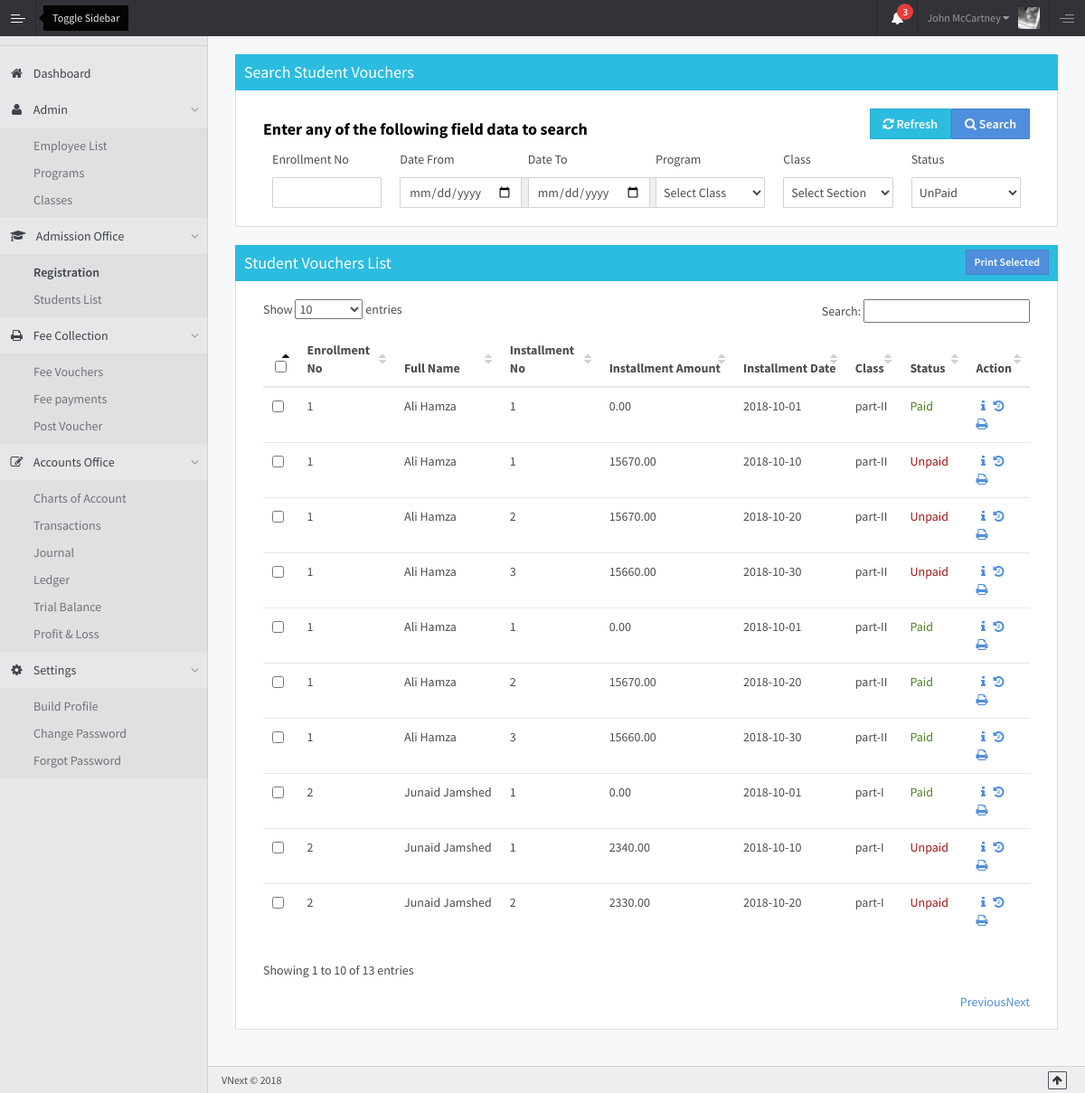
/ilm/index.php/vouchers, run on the app's committed database.
### tables this page shows
CREATE TABLE `paid_fee` (
  `id` int(11) NOT NULL,
  `enrollment_id` int(11) NOT NULL,
  `classId` int(11) NOT NULL,
  `sectionId` int(11) NOT NULL,
  `installment_no` int(11) NOT NULL,
  `fee_amount` decimal(13,2) NOT NULL,
  `status` int(11) NOT NULL COMMENT '0= unpaid, 1 = paid',
  `installment_date` date NOT NULL,
  `pay_date` timestamp NOT NULL DEFAULT CURRENT_TIMESTAMP,
  `created_by` int(11) NOT NULL,
  `edited_by` int(11) NOT NULL,
  `delete_status` int(11) NOT NULL DEFAULT '0' COMMENT '0 = not_deleted, 1 = soft_deleted'
);

CREATE TABLE `enrollment` (
  `id` int(11) NOT NULL,
  `enrollment_date` timestamp NOT NULL DEFAULT CURRENT_TIMESTAMP,
  `class_id` int(11) NOT NULL,
  `section_id` int(11) NOT NULL,
  `study_medium` int(11) NOT NULL,
  `roll_no` varchar(255) NOT NULL,
  `pic` text NOT NULL,
  `created_at` timestamp NOT NULL DEFAULT CURRENT_TIMESTAMP,
  `updated_at` timestamp NOT NULL DEFAULT CURRENT_TIMESTAMP,
  `created_by` int(11) NOT NULL,
  `edited_by` int(11) NOT NULL,
  `status` int(11) NOT NULL DEFAULT '1' COMMENT '0 = old, 1 = active, 2 = suspend, 3 = leave'
);

CREATE TABLE `personal_details` (
  `id` int(11) NOT NULL,
  `enrollment_id` int(11) NOT NULL,
  `first_name` varchar(255) NOT NULL,
  `last_name` varchar(255) NOT NULL,
  `gender` int(11) NOT NULL,
  `dob` date NOT NULL,
  `religion` int(11) NOT NULL,
  `blood_group` varchar(10) NOT NULL,
  `caste` varchar(50) NOT NULL,
  `bform_or_cnic_no` varchar(50) NOT NULL
);

CREATE TABLE `classes` (
  `id` int(11) NOT NULL,
  `title` varchar(50) NOT NULL,
  `program_id` int(11) NOT NULL
);

### ilm/application/controllers/Vouchers.php (called while the page is built, shortened)
<?php
class Vouchers extends CI_Controller
{
    public function __construct()
    {
        $this->load->model('Vouchers_model');
        $this->load->model('admin_model');
        $this->load->model('Accounts_model');
    }
    public function index()
    {
        $data = array(
            'title' => 'ILM |Fee Voucher',
            'view' => 'vouchers/vouchersList',
            'vouchers' => $this->Vouchers_model->getVouchers(),
        );
        $this->load->view('masterLayouts/admin',$data);
    }
}

### ilm/index.php (called while the page is built, shortened)
<?php
require_once BASEPATH.'core/CodeIgniter.php';

### ilm/application/models/Vouchers_model.php (called while the page is built, shortened)
<?php
class Vouchers_model extends CI_Model
{
    public function getVouchers()
    {
        $q = $this->db->select('
            enrollment.*,
            personal_details.*,
            paid_fee.*,
            paid_fee.id as vocher_id,
            classes.*,
            classes.title as classTitle,
            enrollment.id as enrollmentId,
            paid_fee.id as paidFeeId
        ')
            ->from('paid_fee')
            ->join('enrollment','enrollment.id = paid_fee.enrollment_id')
            ->join('personal_details','enrollment.id = personal_details.enrollment_id')
            ->join('classes', 'classes.id = paid_fee.classId')
            ->get();
        return $q->result();
    }
}

### ilm/application/views/vouchers/vouchersList.php (the view, shortened to what this page needs)
<link href='<?php echo base_url();?>assets/plugins/datatables/dataTables.css' rel='stylesheet' type='text/css' media='all' id='headerswitcher'>
<div class="container">
    <div class="panel panel-info">
        <div class="panel-heading ">
            <h4>Search Student Vouchers</h4>
        </div>
        <div class="panel-body">
            <div class="col-sm-12">
                <form action="/Admission/Fee" class="" method="get" novalidate="novalidate">                    <div class="mb5 clearfix">
                        <h4 class="pull-left"><strong>Enter any of the following field data to search</strong></h4>
                        <button type="submit" class="btn btn-primary pull-right"><span class="fa fa-search"></span>  Search</button>
                        <a href="<?php echo base_url();?>vouchers" data-toggle="tooltip" title="Refresh Search"
                           class="pull-right btn
                        btn-info"><i
                                    class="fa fa-refresh" aria-hidden="true"></i> Refresh</a>
                    </div>
                    <div class="form-group">
                        <div class="col-sm-2">
                            <label for="EnrollmentNo">Enrollment No</label>
                            <input class="form-control" name="enrollment_id" type="text">
                        </div>
                        <div class="col-sm-2">
                            <label class="control-label" for="DateFrom">Date From</label>
                            <div class="input-group date">
                                <input type="date" class="form-control" name="">
                                <span class="input-group-addon"><i class="fa fa-calendar"></i></span>
                            </div>
                        </div>
                        <div class="col-sm-2">
                            <label class="control-label" for="DateTo">Date To</label>
                            <div class="input-group date">
                                <input class="form-control" name="DateTo" type="date">
                                <span class="input-group-addon"><i class="fa fa-calendar"></i></span>
                            </div>
                        </div>
                        <div class="col-sm-2">
                            <label for="ClassId">Program</label>
                            <select class="form-control" id="" name="ProgramId"><option value="">Select
                                    Class</option>
                            </select>
                        </div>
                        <div class="col-sm-2">
                            <label for="SectionId">Class</label>
                            <select class="form-control" id="ddlSection" name="SectionId"><option value="">Select Section</option>
                            </select>                        </div>
                        <div class="col-sm-2">
                            <label for="Status">Status</label>
                            <select class="form-control" data-val="true" data-val-number="The field Status must be a number." id="Status" name="Status"><option selected="selected" value="0">UnPaid</option>
                            </select>
                        </div>
                    </div>
                </form>
            </div>
        </div>
    </div>
    <div class="panel panel-info">
        <div class="panel-heading">
            <h4>Student Vouchers List</h4>
            <input style="margin-top:5px;" class="btn btn-primary btn-sm pull-right" id="btnPrintsel" value="Print Selected" type="button">
        </div>
        <div class="panel-body std-panel infinite-scroll">
            <div class="std-detail clearfix">
                <div class="col-sm-12">
                    <div class="">
                        <table class="table table-responsive" id="vouchersList" >
                            <thead>
                            <tr>
                                <th class="text-center">
                                    <input id="checkAll" type="checkbox">
                                </th>
                                <th>Enrollment No</th>
                                <th>Full Name</th>
                                <th>Installment No</th>
                                <th>Installment Amount</th>
                                <th>Installment Date</th>
                                <th>Class</th>
                                <th>Status</th>
                                <th>Action</th>
                            </tr>
                            </thead>
                            <tbody>
                            <?php foreach ($vouchers as $voucher): ?>
                                <tr>
                                    <td class="text-center hdns">
                                        <input class="checkbox chkbulk" name="printChkBox" type="checkbox" value="<?php echo $voucher->enrollmentId."_".$voucher->installment_no."_".$voucher->vocher_id;?>">
                                    </td>
                                    <td><?php echo $voucher->enrollmentId ;?></td>
                                    <td><?php echo $voucher->first_name .' '.$voucher->last_name  ;?></td>
                                    <td><?php echo $voucher->installment_no ;?></td>
                                    <td><?php echo $voucher->fee_amount ;?></td>
                                    <td><?php echo $voucher->installment_date ;?></td>
                                    <td><?php echo $voucher->classTitle ;?></td>
                                    <td>
                                        <?php
                                        if ($voucher->status == 1)
                                        {
                                            echo '<p class="text-success">Paid</p>';
                                        }
                                        else
                                        {
                                            echo '<p class="text-danger">Unpaid</p>';
                                        }
                                        ;?>
                                    </td>
                                    <td>
                                        <a href="<?php echo base_url().'vouchers/details/'. $voucher->vocher_id ;?>"
                                           style="margin-top:2px" class="fa fa-info"
                                           title="Details"> </a>
                                        <a href="<?php echo base_url().'vouchers/feePackageAndHistory/'.
                                            $voucher->enrollmentId ;?>"
                                           style="margin-top:2px"
                                           class="fa fa-history"
                                           title="Fee History"> </a>
                                        <a href="<?php echo base_url().'vouchers/printVoucher/'. $voucher->vocher_id ;?>"
                                           style="margin-top:2px"
                                           class="fa fa-print"
                                           id="<?php echo $voucher->enrollmentId."_".$voucher->installment_no."_".$voucher->vocher_id;?>"
                                           title="Print"> </a>
                                    </td>
                                </tr>
                            <?php endforeach; ?>
                            </tbody>
                        </table>
                    </div>
                </div>
            </div>
        </div>
    </div>
</div>

### data on the page
paid_fee: enrollment "1", personal_details.first_name "Ali", personal_details.last_name "Hamza", installment_no "1", fee_amount "0.00", installment_date "2018-10-01", classId.title "part-II", status "Paid"
paid_fee: enrollment "1", personal_details.first_name "Ali", personal_details.last_name "Hamza", installment_no "1", fee_amount "15670.00", installment_date "2018-10-10", classId.title "part-II", status "Unpaid"
paid_fee: enrollment "1", personal_details.first_name "Ali", personal_details.last_name "Hamza", installment_no "2", fee_amount "15670.00", installment_date "2018-10-20", classId.title "part-II", status "Unpaid"
paid_fee: enrollment "1", personal_details.first_name "Ali", personal_details.last_name "Hamza", installment_no "3", fee_amount "15660.00", installment_date "2018-10-30", classId.title "part-II", status "Unpaid"
paid_fee: enrollment "1", personal_details.first_name "Ali", personal_details.last_name "Hamza", installment_no "1", fee_amount "0.00", installment_date "2018-10-01", classId.title "part-II", status "Paid"
paid_fee: enrollment "1", personal_details.first_name "Ali", personal_details.last_name "Hamza", installment_no "2", fee_amount "15670.00", installment_date "2018-10-20", classId.title "part-II", status "Paid"
paid_fee: enrollment "1", personal_details.first_name "Ali", personal_details.last_name "Hamza", installment_no "3", fee_amount "15660.00", installment_date "2018-10-30", classId.title "part-II", status "Paid"
paid_fee: enrollment "2", personal_details.first_name "Junaid", personal_details.last_name "Jamshed", installment_no "1", fee_amount "0.00", installment_date "2018-10-01", classId.title "part-I", status "Paid"
paid_fee: enrollment "2", personal_details.first_name "Junaid", personal_details.last_name "Jamshed", installment_no "1", fee_amount "2340.00", installment_date "2018-10-10", classId.title "part-I", status "Unpaid"
paid_fee: enrollment "2", personal_details.first_name "Junaid", personal_details.last_name "Jamshed", installment_no "2", fee_amount "2330.00", installment_date "2018-10-20", classId.title "part-I", status "Unpaid"
